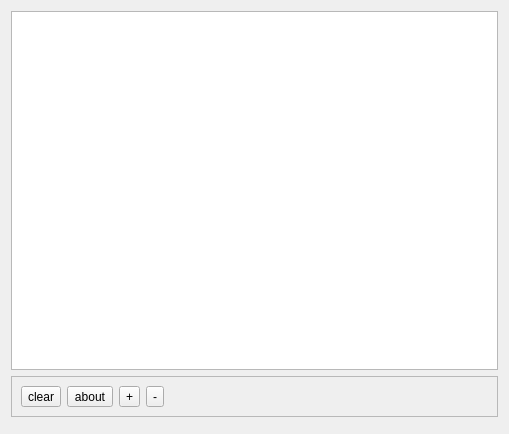
<?xml version="1.0" encoding="UTF-8"?>
<ui version="4.0">
 <class>DLogger</class>
 <widget class="QWidget" name="DLogger">
  <property name="geometry">
   <rect>
    <x>0</x>
    <y>0</y>
    <width>509</width>
    <height>434</height>
   </rect>
  </property>
  <property name="windowTitle">
   <string>Form</string>
  </property>
  <layout class="QVBoxLayout" name="verticalLayout">
   <item>
    <widget class="QTextEdit" name="textEdit">
     <property name="sizePolicy">
      <sizepolicy hsizetype="Preferred" vsizetype="Preferred">
       <horstretch>0</horstretch>
       <verstretch>0</verstretch>
      </sizepolicy>
     </property>
     <property name="styleSheet">
      <string notr="true">font: 7pt &quot;Sans Serif&quot;;</string>
     </property>
    </widget>
   </item>
   <item>
    <widget class="QFrame" name="frame_2">
     <property name="sizePolicy">
      <sizepolicy hsizetype="Preferred" vsizetype="Fixed">
       <horstretch>0</horstretch>
       <verstretch>0</verstretch>
      </sizepolicy>
     </property>
     <property name="frameShape">
      <enum>QFrame::StyledPanel</enum>
     </property>
     <property name="frameShadow">
      <enum>QFrame::Raised</enum>
     </property>
     <layout class="QHBoxLayout" name="horizontalLayout">
      <item>
       <widget class="QToolButton" name="clear">
        <property name="toolTip">
         <string>clear...</string>
        </property>
        <property name="text">
         <string>clear</string>
        </property>
        <property name="icon">
         <iconset resource="../Resources/resources.qrc">
          <normaloff>:/icon/png_64/edit-clear-3.png</normaloff>:/icon/png_64/edit-clear-3.png</iconset>
        </property>
       </widget>
      </item>
      <item>
       <widget class="QToolButton" name="about">
        <property name="text">
         <string>about</string>
        </property>
        <property name="icon">
         <iconset resource="../Resources/resources.qrc">
          <normaloff>:/icon/png_64/help-about-3.png</normaloff>:/icon/png_64/help-about-3.png</iconset>
        </property>
       </widget>
      </item>
      <item>
       <widget class="QToolButton" name="increase_font">
        <property name="text">
         <string>+</string>
        </property>
        <property name="icon">
         <iconset resource="../Resources/resources.qrc">
          <normaloff>:/icon/png_32/style_add.png</normaloff>:/icon/png_32/style_add.png</iconset>
        </property>
       </widget>
      </item>
      <item>
       <widget class="QToolButton" name="decrease_font">
        <property name="text">
         <string>-</string>
        </property>
        <property name="icon">
         <iconset resource="../Resources/resources.qrc">
          <normaloff>:/icon/png_32/style_delete.png</normaloff>:/icon/png_32/style_delete.png</iconset>
        </property>
       </widget>
      </item>
      <item>
       <spacer name="horizontalSpacer">
        <property name="orientation">
         <enum>Qt::Horizontal</enum>
        </property>
        <property name="sizeHint" stdset="0">
         <size>
          <width>40</width>
          <height>20</height>
         </size>
        </property>
       </spacer>
      </item>
     </layout>
    </widget>
   </item>
   <item>
    <widget class="QFrame" name="frame">
     <property name="sizePolicy">
      <sizepolicy hsizetype="Preferred" vsizetype="Fixed">
       <horstretch>0</horstretch>
       <verstretch>0</verstretch>
      </sizepolicy>
     </property>
     <property name="frameShape">
      <enum>QFrame::NoFrame</enum>
     </property>
     <property name="frameShadow">
      <enum>QFrame::Raised</enum>
     </property>
     <layout class="QVBoxLayout" name="verticalLayout_2">
      <property name="topMargin">
       <number>0</number>
      </property>
      <property name="bottomMargin">
       <number>0</number>
      </property>
     </layout>
    </widget>
   </item>
  </layout>
 </widget>
 <resources>
  <include location="../Resources/resources.qrc"/>
  <include location="../Resources/resources.qrc"/>
  <include location="../Resources/resources.qrc"/>
  <include location="../Resources/resources.qrc"/>
 </resources>
 <connections/>
</ui>
